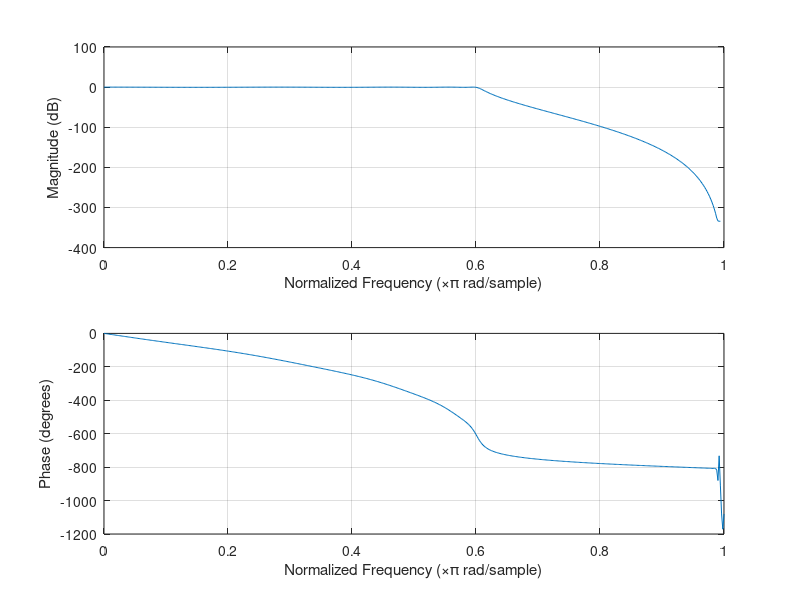
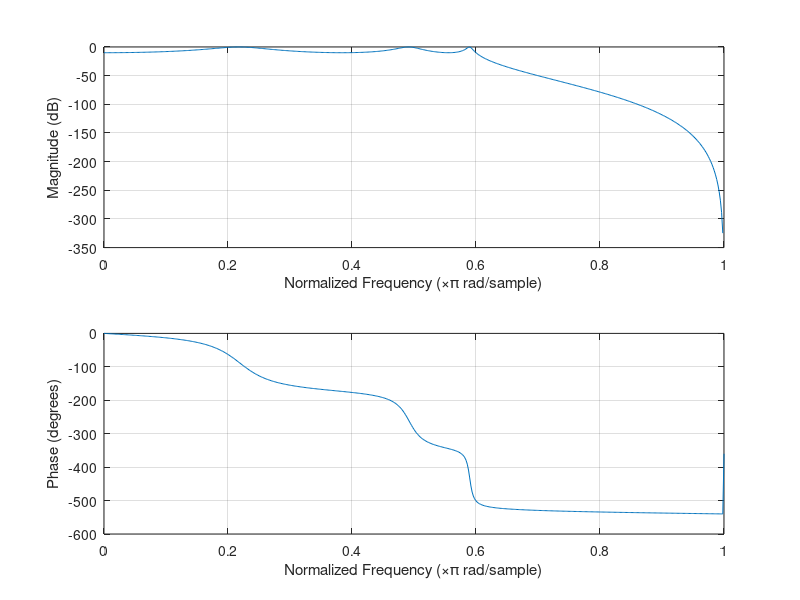
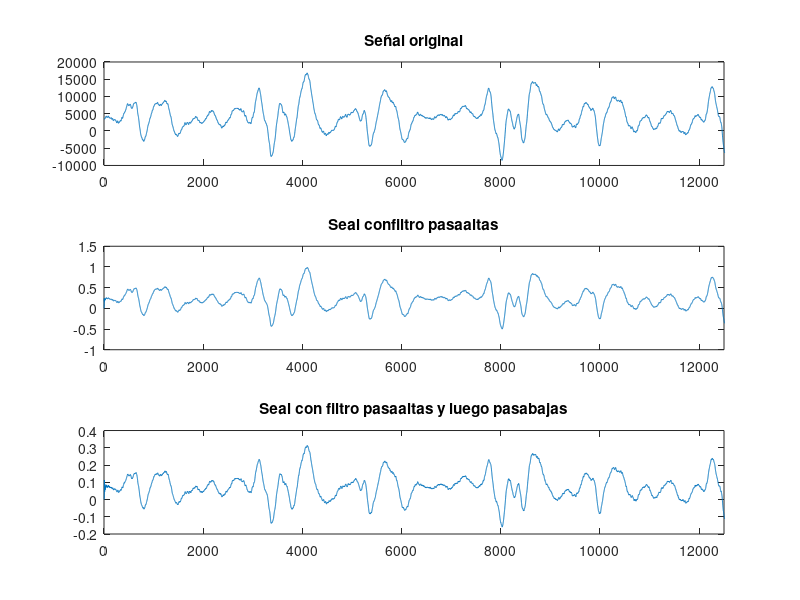
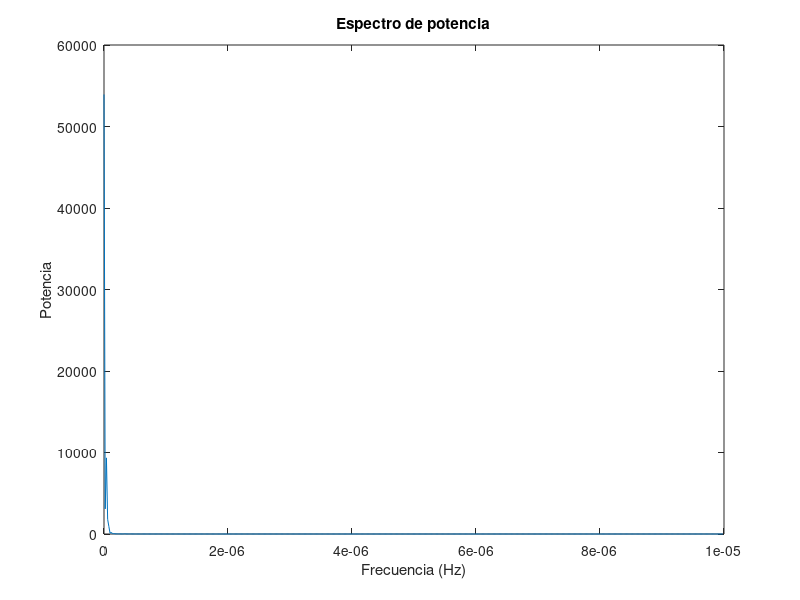

Write MATLAB code to recreate these figures, in order.
function filtro_chebyshev
clear all, close all, clc
load('b001m.mat');
figure(3)
subplot(3,1,1)
tam_val=length(val);
tam=tam_val/4;
plot(val)
xlim([0 tam])
title('Señal original')

%% Obtencin datos
inS=normalizar(val);
Fs=1/tam_val;
nfft=1024;
df=fft(inS, nfft);
df=df(1:nfft/2);
mdf=abs(df).^2;
f=(0:nfft/2-1)*Fs/nfft;
figure(4);
plot(f,mdf);
title('Espectro de potencia');
xlabel('Frecuencia (Hz)');
ylabel('Potencia');

%% Filtro pasa altas con Cheby1
figure(1)
[c,d]=cheby1(9,0.5,0.6);
freqz(c,d);
dataOut=filter(c,d,inS);
figure(3)
subplot(3,1,2)
plot(dataOut)
xlim([0 tam])
title('Seal confiltro pasaaltas')

%% Pasabajas
figure(2)
[b,a]=cheby1(6,10,0.6);
freqz(b,a);
data=filter(b,a,dataOut);
figure(3)
subplot(3,1,3)
plot(data)
xlim([0 tam])
title('Seal con filtro pasaaltas y luego pasabajas')

%% PSNR y MSE
[peakSnr, snr] = psnr(data, val);
fprintf ('\n El valor del pico SNR es %0.4f', peakSnr);
fprintf ('\n El valor SNR es %0.4f', snr);

error = immse(data, val);
fprintf ('\n El error MSE es %0.4f', error);
end

%% Funciones
function sign=normalizar(val)
maximo=max(abs(val));
n=length(val);
sign=zeros(1,n);
for i=1:1:n
sign(i)=val(i)/maximo;
end
end